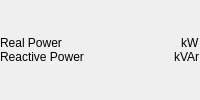
            <widget class="QWidget" name="meas_power">
             <layout class="QGridLayout" name="gridLayout_9">
              <property name="leftMargin">
               <number>0</number>
              </property>
              <property name="topMargin">
               <number>0</number>
              </property>
              <property name="rightMargin">
               <number>0</number>
              </property>
              <property name="bottomMargin">
               <number>0</number>
              </property>
              <property name="spacing">
               <number>0</number>
              </property>
              <item row="2" column="1">
               <layout class="QGridLayout" name="gridLayout_4" columnstretch="0,1,0">
                <item row="0" column="1" alignment="Qt::AlignRight">
                 <widget class="CompactEpc" name="compactepc_9">
                  <property name="sizePolicy">
                   <sizepolicy hsizetype="Fixed" vsizetype="Fixed">
                    <horstretch>0</horstretch>
                    <verstretch>0</verstretch>
                   </sizepolicy>
                  </property>
                  <property name="signal_path" stdset="0">
                   <string>StatusMeasuredPower;RealPower_measured</string>
                  </property>
                  <property name="label_visible" stdset="0">
                   <bool>false</bool>
                  </property>
                  <property name="units_visible" stdset="0">
                   <bool>false</bool>
                  </property>
                 </widget>
                </item>
                <item row="0" column="0">
                 <widget class="QLabel" name="label_27">
                  <property name="text">
                   <string>Real Power</string>
                  </property>
                 </widget>
                </item>
                <item row="0" column="2" alignment="Qt::AlignRight">
                 <widget class="QLabel" name="label_28">
                  <property name="text">
                   <string>kW</string>
                  </property>
                 </widget>
                </item>
                <item row="1" column="1" alignment="Qt::AlignRight">
                 <widget class="CompactEpc" name="compactepc_10">
                  <property name="sizePolicy">
                   <sizepolicy hsizetype="Fixed" vsizetype="Fixed">
                    <horstretch>0</horstretch>
                    <verstretch>0</verstretch>
                   </sizepolicy>
                  </property>
                  <property name="signal_path" stdset="0">
                   <string>StatusMeasuredPower;ReactivePower_measured</string>
                  </property>
                  <property name="label_visible" stdset="0">
                   <bool>false</bool>
                  </property>
                  <property name="units_visible" stdset="0">
                   <bool>false</bool>
                  </property>
                 </widget>
                </item>
                <item row="1" column="0">
                 <widget class="QLabel" name="label_29">
                  <property name="text">
                   <string>Reactive Power</string>
                  </property>
                 </widget>
                </item>
                <item row="1" column="2" alignment="Qt::AlignRight">
                 <widget class="QLabel" name="label_30">
                  <property name="text">
                   <string>kVAr</string>
                  </property>
                 </widget>
                </item>
               </layout>
              </item>
             </layout>
            </widget>
